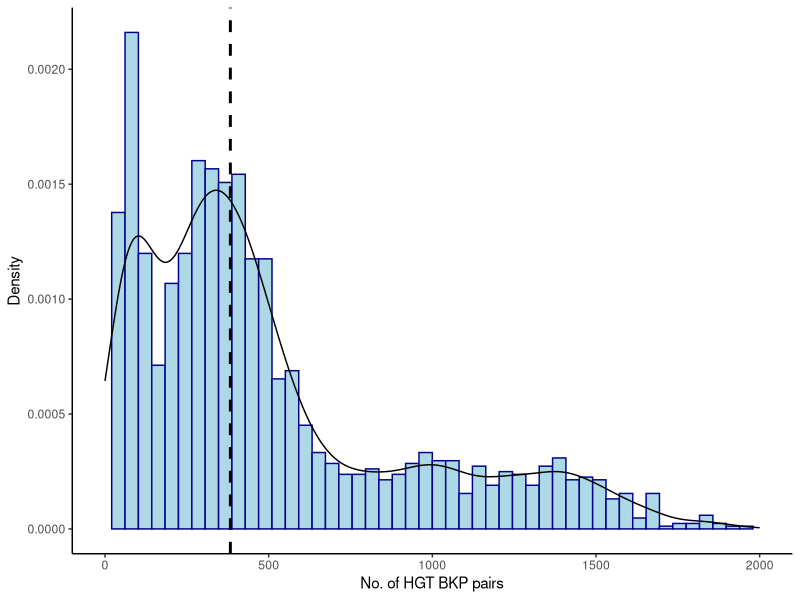

The R script that drew this image:
  library(ggplot2)
  library(dplyr)
  require(gridExtra)
  library(grid)
  library(cowplot)
  
  df<-read.table("basic_stasitcis_count.csv", sep=",", header=TRUE)
  pdf(file="HGT_count_histogram.pdf", width=4, height=3, onefile=FALSE)
  
  p1<-ggplot(filter(df), aes(x=Bkp_count, y = after_stat(density))) +
    # geom_histogram(position="identity", alpha=0.5,bins = 50, fill="skyblue", color="skyblue")+
    geom_histogram(aes(y=..density..), 
                   position="identity", bins=50, color="darkblue", fill="lightblue")+
    xlab("No. of HGT BKP pairs")+
    ylab("Density")+
    # geom_density(lwd = 0.3, colour = "#F8766D",
    #              fill = 4, alpha = 0.25)+
    geom_density(alpha=.2) +
    xlim(0, 2000)+
    theme_classic()+
  theme(panel.grid.major = element_blank(),
        panel.grid.minor = element_blank(),
        axis.line = element_line(colour = "black"),legend.position = "top")+ geom_vline(aes(xintercept=median(Bkp_count)),
                                                                                        color="black", linetype="dashed", size=1)
  
  p1
  
  dev.off()
  
  
